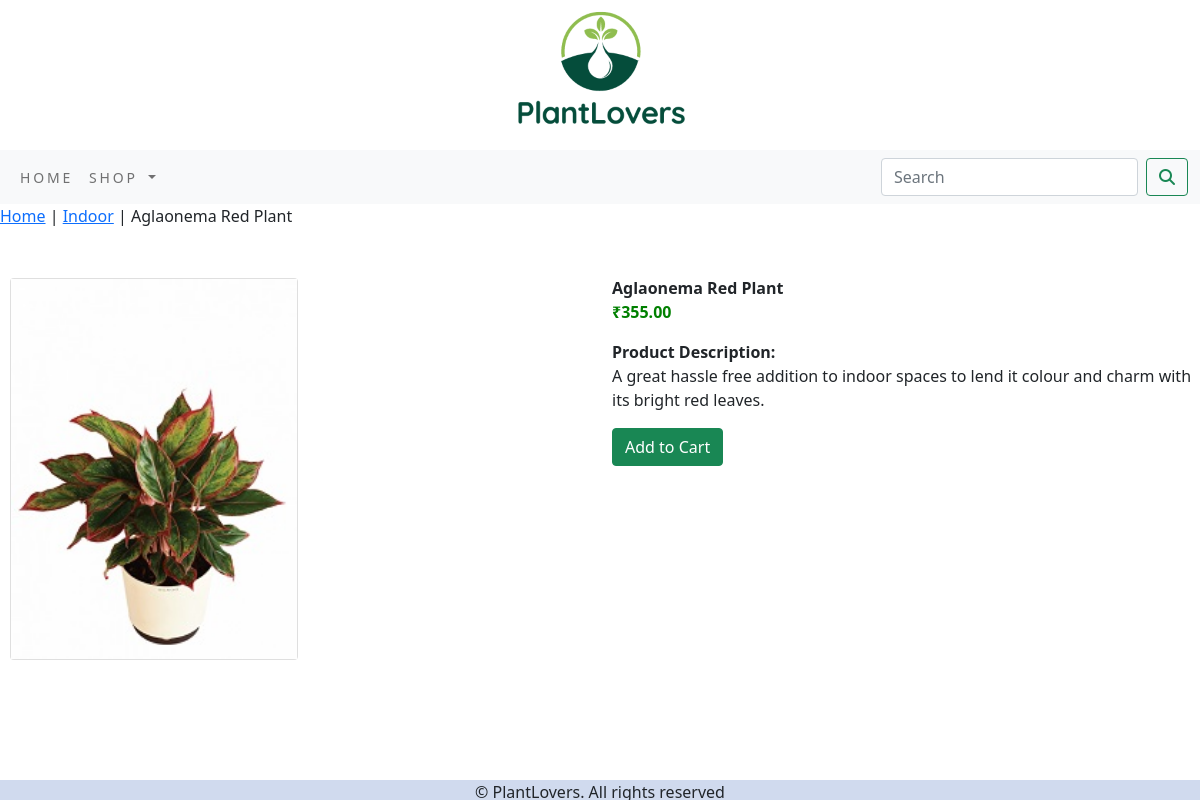
The app's page /shopapp/indoor/aglaonema-red-plant/ with its own data.
### shopapp/models.py (models this page shows, shortened)
class Product(models.Model):
    name=models.CharField(max_length=250,unique=True)
    slug=models.SlugField(max_length=250,unique=True)
    description=models.TextField(blank=True)
    price=models.DecimalField(max_digits=10,decimal_places=2)
    category=models.ForeignKey(Category,on_delete=models.CASCADE)
    image=models.ImageField(upload_to='product',blank=True)
    stock=models.IntegerField()
    available=models.BooleanField(default=True)
    created=models.DateTimeField(auto_now_add=True)
    updated=models.DateTimeField(auto_now=True)
    class Meta:
        ordering=('name',)
        verbose_name='product'
        verbose_name_plural='products'

class Category(models.Model):
    name=models.CharField(max_length=250,unique=True)
    slug=models.SlugField(max_length=250,unique=True)
    description=models.TextField(blank=True)
    image=models.ImageField(upload_to='category',blank=True)
    class Meta:
        ordering=('name',)
        verbose_name='category'
        verbose_name_plural='categories'
    def get_url(self):
        return reverse('shopapp:products_by_category',args=[self.slug])
    def __str__(self):
        return '{}'.format(self.name)

### shopapp/views.py (the view)
# urls.py: path('<slug:c_slug>/<slug:product_slug>/',views.proDetail,name='prodCatdetail'),
def proDetail(request,c_slug,product_slug):
    try:
        product=Product.objects.get(category__slug=c_slug,slug=product_slug)
    except Exception as e:
        raise e
    return render(request,'product.html',{'product':product})

### cart/context_processors.py (called while the page is built)
def counter(request):
    item_count=0
    if 'admin'in request.path:
        return{}
    else:
        try:
            cart=Cart.objects.filter(cart_id=_cart_id(request))
            cart_items=CartItem.objects.all().filter(cart=cart[:1])
            for cart_item in cart_items:
                item_count +=cart_item.quantity
        except Cart.DoesNotExist:
            item_count=0
    return dict(item_count=item_count)

### cart/views.py (called while the page is built)
def _cart_id(request):
     cart=request.session.session_key
     if not cart:
          cart=request.session.create()
     return cart

### shopapp/context_processors.py (called while the page is built)
def menu_links(request):
    links=Category.objects.all()
    return dict(links=links)

### templates/product.html (shortened to what this page needs)
{% extends "base.html" %}
{% load static %}
{% block content %}
    <div class="row my_prod_row_class">
        <div class="mx-auto">
            <p><a href="{% url 'shopapp:allPodCat' %}">Home</a> | <a href="{{ product.category.get_url }}">{{product.category}}</a> | {{product.name}}</p>
        </div>
        <div class="container">
            <br>
            <div class="row">
                <div class="col-12 col-sm-12 col-ml-12 col-lg-6 text-center">
                    <div class="card" style="width: 18rem; margin: 10px">
                        <img src="{{product.image.url}}" alt="{{product.name}}">
                    </div>
                </div>
                <div class="col-12 col-sm-12 col-md-12 col-lg-6">
                   <div>
                        <h5 class="card-title"></h5><b>{{product.name}}</b></h5><br>
                        <p style="color:green;"><b>₹{{product.price}}</b></p>
                        <p class="card-text"><b>Product Description:</b><br>{{product.description}}</p>
                        {% if product.stock <= 0%}
                            <p class="text-justify my_prod_text"><b>Out of Stock</b></p>
                        {% else %}
                            <a class="btn btn-success" href="{% url 'cart:add_cart' product.id %}">Add to Cart</a>
                        {% endif %}
                    </div>
                </div>
            </div>
        </div>
    </div>
{% endblock %}

### static/css/custom.css (style rules this page uses)
body { font-family: 'Open Sans', sans-serif; }

### records on screen
Product: category "Indoor", name "Aglaonema Red Plant", image (picture), price "355.00", description "A great hassle free addition to indoor spaces to lend it colour and charm with its bright red leaves."
